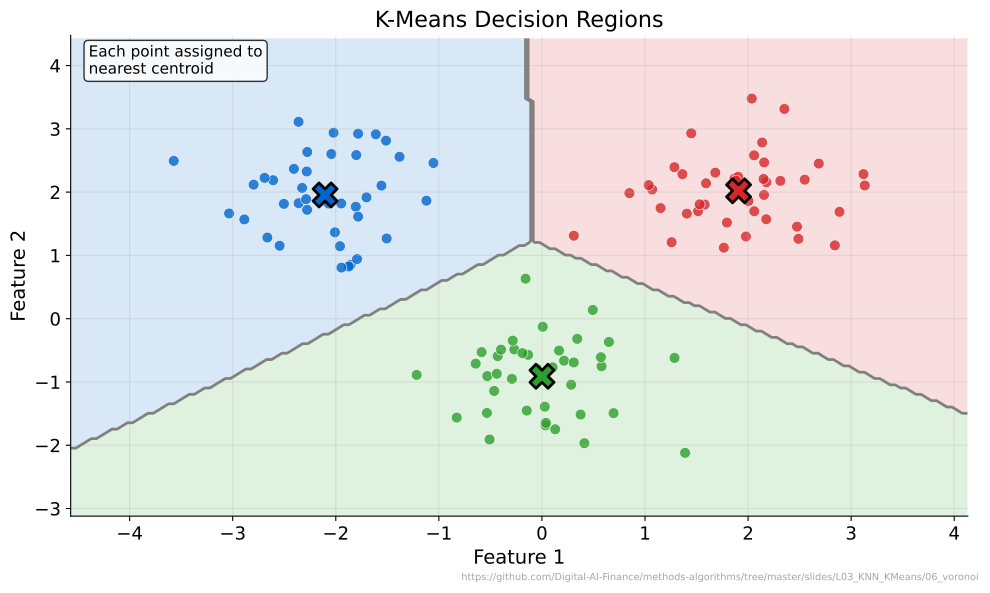

Python code for this plot:
"""K-Means Decision Regions - Nearest centroid assignment boundaries"""
import matplotlib.pyplot as plt
import numpy as np
from pathlib import Path

CHART_METADATA = {
    "title": "K-Means Decision Regions",
    "description": "Nearest centroid assignment boundaries",
    "url": "https://github.com/Digital-AI-Finance/methods-algorithms/tree/master/slides/L03_KNN_KMeans/06_voronoi"
}

plt.rcParams.update({
    'font.size': 14, 'axes.labelsize': 14, 'axes.titlesize': 16,
    'xtick.labelsize': 13, 'ytick.labelsize': 13, 'legend.fontsize': 13,
    'figure.figsize': (10, 6), 'figure.dpi': 150
})

MLPURPLE = '#3333B2'
MLBLUE = '#0066CC'
MLORANGE = '#FF7F0E'
MLGREEN = '#2CA02C'
MLRED = '#D62728'

np.random.seed(42)

# Generate clustered data
n_per_cluster = 40
c1 = np.random.randn(n_per_cluster, 2) * 0.6 + np.array([-2, 2])
c2 = np.random.randn(n_per_cluster, 2) * 0.6 + np.array([2, 2])
c3 = np.random.randn(n_per_cluster, 2) * 0.6 + np.array([0, -1])
X = np.vstack([c1, c2, c3])

from sklearn.cluster import KMeans

kmeans = KMeans(n_clusters=3, random_state=42, n_init=10)
labels = kmeans.fit_predict(X)
centroids = kmeans.cluster_centers_

fig, ax = plt.subplots(figsize=(10, 6))

# Create mesh for decision boundary visualization
h = 0.05
x_min, x_max = X[:, 0].min() - 1, X[:, 0].max() + 1
y_min, y_max = X[:, 1].min() - 1, X[:, 1].max() + 1
xx, yy = np.meshgrid(np.arange(x_min, x_max, h), np.arange(y_min, y_max, h))

Z = kmeans.predict(np.c_[xx.ravel(), yy.ravel()])
Z = Z.reshape(xx.shape)

colors = [MLRED, MLGREEN, MLBLUE]
ax.contourf(xx, yy, Z, levels=[-0.5, 0.5, 1.5, 2.5], colors=colors, alpha=0.15)
ax.contour(xx, yy, Z, levels=[0.5, 1.5], colors='gray', linestyles='-', linewidths=2)

# Plot data points
for i, color in enumerate(colors):
    cluster_points = X[labels == i]
    ax.scatter(cluster_points[:, 0], cluster_points[:, 1], c=color, s=60,
               alpha=0.8, edgecolors='white', linewidth=0.5)

# Plot centroids
for i, (centroid, color) in enumerate(zip(centroids, colors)):
    ax.scatter(centroid[0], centroid[1], c=color, s=300, marker='X',
               edgecolors='black', linewidth=2, zorder=5)

ax.set_xlabel('Feature 1')
ax.set_ylabel('Feature 2')
ax.set_title('K-Means Decision Regions')
ax.set_xlim(x_min, x_max)
ax.set_ylim(y_min, y_max)
ax.grid(True, alpha=0.3)

# Add annotation
ax.text(0.02, 0.98, 'Each point assigned to\nnearest centroid', transform=ax.transAxes,
        fontsize=11, verticalalignment='top',
        bbox=dict(boxstyle='round', facecolor='white', alpha=0.8))

plt.tight_layout()
plt.savefig(Path(__file__).parent / 'chart.pdf', dpi=300, bbox_inches='tight')
plt.close()
print("Chart saved: 06_voronoi/chart.pdf")
